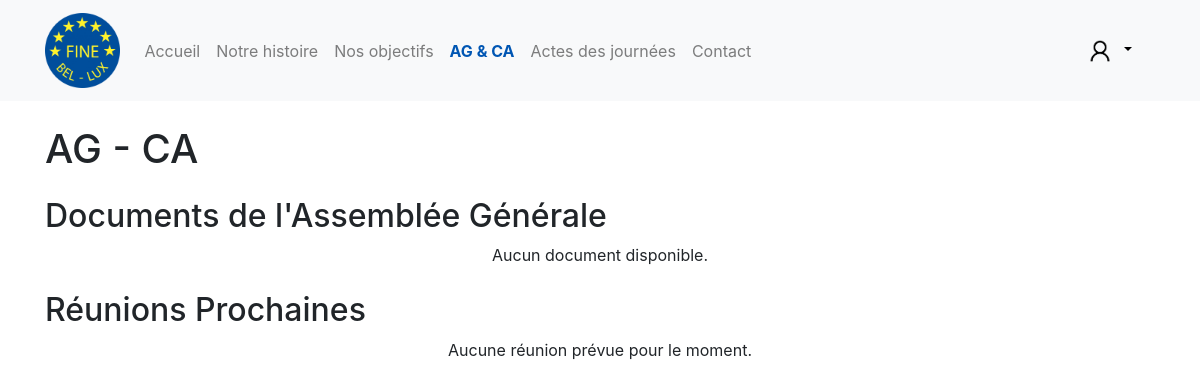
Before: /ag-ca (signed in) with the older database file.
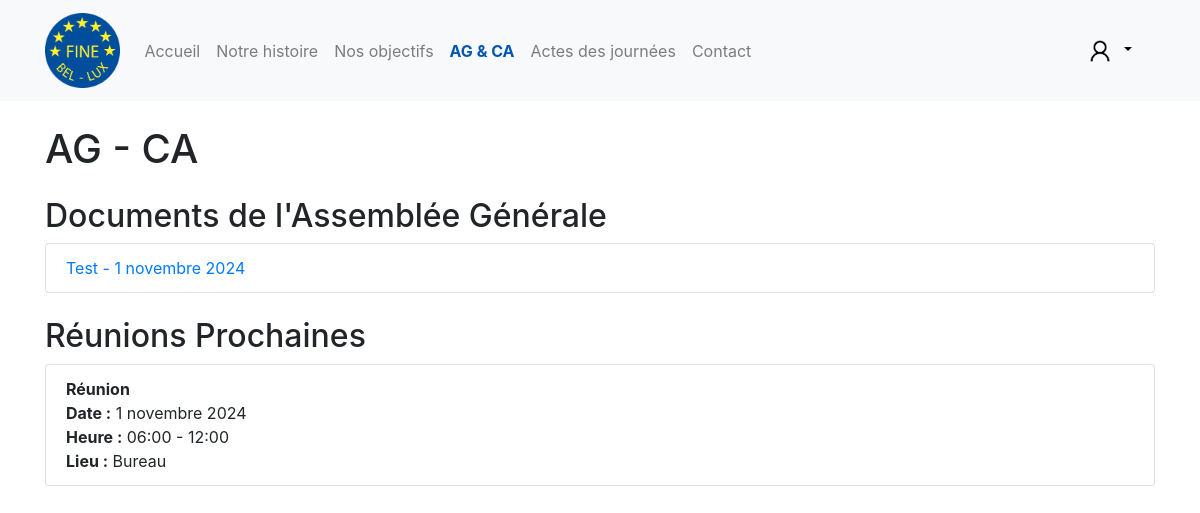
After: the same page with the newer database file.
### main/models.py (models this page shows, shortened)
class AGFile(models.Model):
    title = models.CharField(max_length=255)
    date = models.DateField()
    file = models.FileField(upload_to='ag_files/', blank=True, null=True)

class Meeting(models.Model):
    title = models.CharField(max_length=255, default="Réunion")
    date = models.DateField()
    start_time = models.TimeField()
    end_time = models.TimeField()
    location = models.CharField(max_length=100)

### main/views.py (the view)
# urls.py: path('ag-ca', views.agca, name="ag-ca"),
def agca(request):
    documents = AGFile.objects.all().order_by('-date')
    meetings = Meeting.objects.all().order_by('date')
    return render(request, 'main/ag-ca.html', {'documents': documents, 'meetings': meetings})

### main/templates/main/ag-ca.html
{% extends "main/base.html" %}
{% load static %}
{% block content %}
<div class="main">
    <h1 class="text-left mb-4">AG - CA</h1>
    <h2 class="mt-4">Documents de l'Assemblée Générale</h2>
    {% if documents %}
    <ul class="list-group mb-4">
        {% for document in documents %}
        <li class="list-group-item d-flex justify-content-between align-items-center">
            <a href="{{ document.link }}" target="_blank" class="text-decoration-none">
                {{ document.title }} - {{ document.date }}
            </a>
        </li>
        {% endfor %}
    </ul>
    {% else %}
    <p class="text-center">Aucun document disponible.</p>
    {% endif %}
    <h2 class="mt-4">Réunions Prochaines</h2>
    {% if meetings %}
    <ul class="list-group mb-4">
        {% for meeting in meetings %}
        <li class="list-group-item">
            <strong>{{ meeting.title }}</strong><br>
            <strong>Date :</strong> {{ meeting.date }}<br>
            <strong>Heure :</strong> {{ meeting.start_time }} - {{ meeting.end_time }}<br>
            <strong>Lieu :</strong> {{ meeting.location }}
        </li>
        {% endfor %}
    </ul>
    {% else %}
    <p class="text-center">Aucune réunion prévue pour le moment.</p>
    {% endif %}
</div>
{% endblock content %}

### main/templates/main/base.html (shortened to what this page needs)
{% load static %}
<!DOCTYPE html>
<html lang="fr">
<head>
    <link rel="stylesheet" href="https://maxcdn.bootstrapcdn.com/bootstrap/4.5.2/css/bootstrap.min.css">
    <link rel="stylesheet" href="{% static 'css/main.css' %}">
</head>
<body>
    <nav class="navbar navbar-expand-lg navbar-light bg-light sticky-top">
        <div class="container">
            <a class="navbar-brand" href="/">
                <img src="{% static 'media/logo_rond.png' %}" alt="Logo FINE">
            </a>
            <div class="collapse navbar-collapse" id="navbarNav">
                <div class="navbar-nav">
                    <a class="nav-item nav-link {% if request.path == '/' %}active{% endif %}" href="/">Accueil</a>
                    <a class="nav-item nav-link {% if request.path == '/histoire' %}active{% endif %}"
                        href="{% url 'history' %}">Notre histoire</a>
                    <a class="nav-item nav-link {% if request.path == '/objectifs' %}active{% endif %}"
                        href="{% url 'objectives' %}">Nos objectifs</a>
                    <a class="nav-item nav-link {% if request.path == '/ag-ca' %}active{% endif %}"
                        href="{% url 'ag-ca' %}">AG &
                        CA</a>
                    <a class="nav-item nav-link {% if request.path == '/actes-des-journees' %}active{% endif %}"
                        href="{% url 'acts-of-the-days' %}">Actes des journées</a>
                    <a class="nav-item nav-link {% if request.path == '/contact' %}active{% endif %}"
                        href="{% url 'contact' %}">Contact</a>
                </div>
                <div class="navbar-nav ml-auto d-flex align-items-center">
                    {% if user.is_authenticated %}
                    <div class="nav-item dropdown">
                        <a class="nav-link dropdown-toggle" href="#" id="userDropdown" role="button"
                            data-toggle="dropdown" aria-haspopup="true" aria-expanded="false">
                            <img class="profile-image" src="{% static 'media/default_profile.png' %}"
                                alt="Profile Image" style="height: 30px; width: 30px;">
                        </a>
                    </div>
                    {% else %}
                    <a class="btn btn-primary ml-2" href="{% url 'login' %}">Connexion</a>
                    {% endif %}
                </div>
            </div>
        </div>
    </nav>
    <div class="container mt-4">
        {% block content %}{% endblock %}
    </div>
</body>
</html>

### main/static/css/main.css (style rules this page uses)
.navbar-brand img { height: 75px; }
.navbar-nav .nav-item .nav-link { color: black; margin-right: 15px; }
.nav-link.active { color: #0056b3 !important; font-weight: bold; }

Changed rows visible on the page:
added AGFile: title "Test", date "1 novembre 2024"
added Meeting: title "Réunion", date "1 novembre 2024", start_time "06:00", end_time "12:00", location "Bureau"
Other visible differences:
text no longer shown: "Aucun document disponible. Aucune réunion prévue pour le moment."
